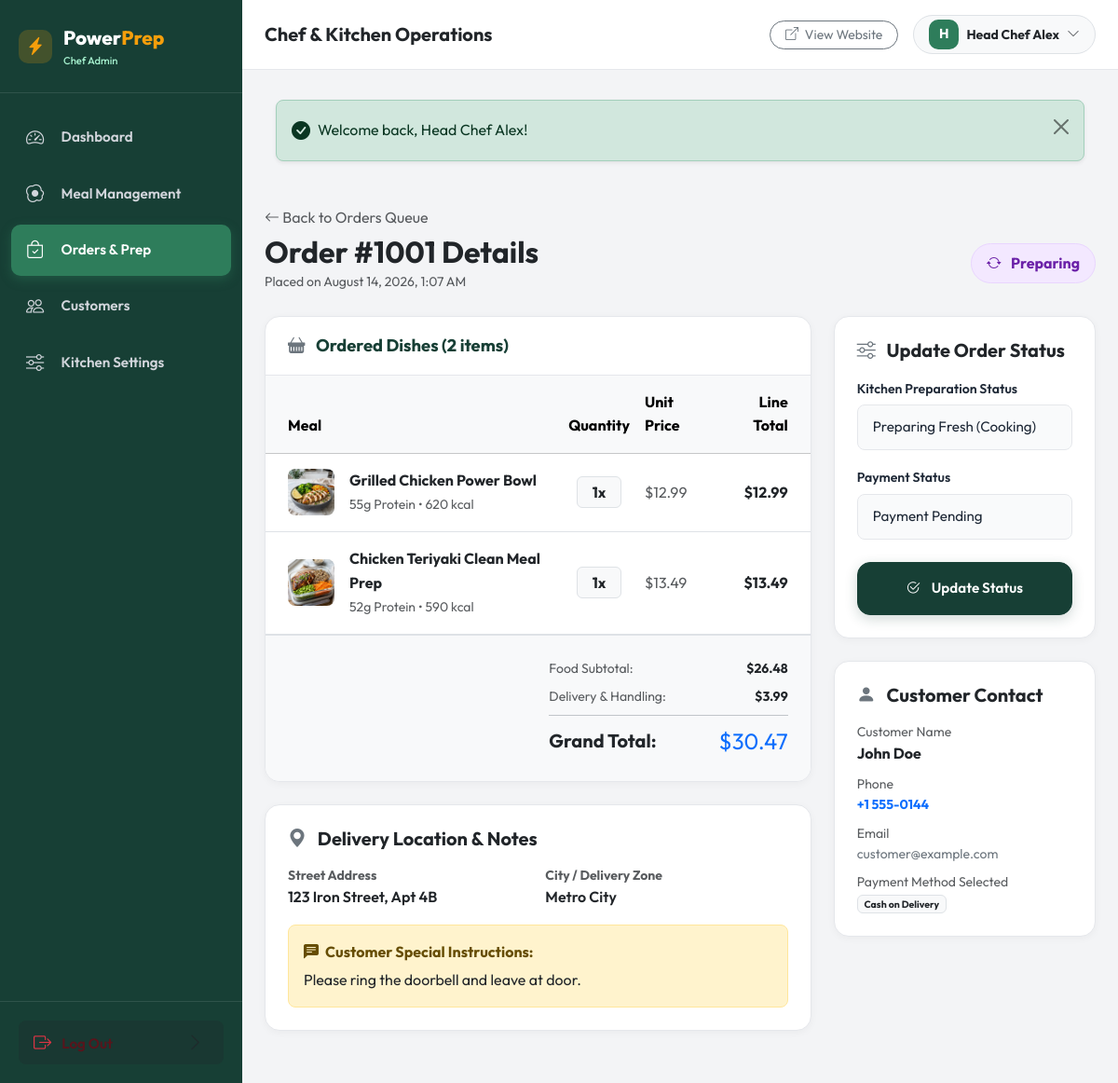
/admin/order-details.php?id=1001 (signed in), run on the app's committed database.
### tables this page shows
CREATE TABLE `orders` (
  `id` INT AUTO_INCREMENT PRIMARY KEY,
  `user_id` INT NULL,
  `customer_name` VARCHAR(100) NOT NULL,
  `customer_email` VARCHAR(120) NOT NULL,
  `customer_phone` VARCHAR(30) NOT NULL,
  `delivery_address` TEXT NOT NULL,
  `delivery_city` VARCHAR(80) NOT NULL,
  `delivery_instructions` TEXT NULL,
  `subtotal` DECIMAL(10,2) NOT NULL,
  `delivery_fee` DECIMAL(10,2) NOT NULL DEFAULT 3.99,
  `total` DECIMAL(10,2) NOT NULL,
  `payment_method` VARCHAR(50) NOT NULL DEFAULT 'Cash on Delivery',
  `payment_status` ENUM('Pending', 'Paid') NOT NULL DEFAULT 'Pending',
  `status` ENUM('Pending', 'Confirmed', 'Preparing', 'Ready', 'Out for Delivery', 'Delivered', 'Cancelled') NOT NULL DEFAULT 'Pending',
  `created_at` TIMESTAMP DEFAULT CURRENT_TIMESTAMP,
  `updated_at` TIMESTAMP DEFAULT CURRENT_TIMESTAMP ON UPDATE CURRENT_TIMESTAMP,
  FOREIGN KEY (`user_id`) REFERENCES `users`(`id`) ON DELETE SET NULL
);

CREATE TABLE `order_items` (
  `id` INT AUTO_INCREMENT PRIMARY KEY,
  `order_id` INT NOT NULL,
  `meal_id` INT NULL,
  `meal_name` VARCHAR(150) NOT NULL,
  `price` DECIMAL(10,2) NOT NULL,
  `quantity` INT NOT NULL DEFAULT 1,
  `subtotal` DECIMAL(10,2) NOT NULL,
  FOREIGN KEY (`order_id`) REFERENCES `orders`(`id`) ON DELETE CASCADE,
  FOREIGN KEY (`meal_id`) REFERENCES `meals`(`id`) ON DELETE SET NULL
);

CREATE TABLE `meals` (
  `id` INT AUTO_INCREMENT PRIMARY KEY,
  `name` VARCHAR(150) NOT NULL,
  `slug` VARCHAR(180) NOT NULL UNIQUE,
  `description` TEXT NOT NULL,
  `category` VARCHAR(50) NOT NULL,
  `ingredients` TEXT NOT NULL,
  `allergens` VARCHAR(255) DEFAULT 'None',
  `image` VARCHAR(255) NOT NULL,
  `price` DECIMAL(10,2) NOT NULL,
  `calories` INT NOT NULL,
  `protein` INT NOT NULL,
  `carbs` INT NOT NULL,
  `fat` INT NOT NULL,
  `fiber` INT NOT NULL DEFAULT 0,
  `preparation_time` VARCHAR(50) NOT NULL DEFAULT '20-25 mins',
  `is_available` TINYINT(1) NOT NULL DEFAULT 1,
  `is_featured` TINYINT(1) NOT NULL DEFAULT 0,
  `created_at` TIMESTAMP DEFAULT CURRENT_TIMESTAMP,
  `updated_at` TIMESTAMP DEFAULT CURRENT_TIMESTAMP ON UPDATE CURRENT_TIMESTAMP
);

### admin/order-details.php (the view, shortened to what this page needs)
<?php
require_once __DIR__ . '/../config/database.php';
require_once __DIR__ . '/../includes/functions.php';
$order_id = (int)($_GET['id'] ?? 0);
$stmt = $pdo->prepare("SELECT * FROM orders WHERE id = ?");
$stmt->execute([$order_id]);
$order = $stmt->fetch();
$stmt_items = $pdo->prepare("
    SELECT oi.*, m.image, m.category, m.protein, m.calories
    FROM order_items oi
    LEFT JOIN meals m ON oi.meal_id = m.id
    WHERE oi.order_id = ?
");
$stmt_items->execute([$order_id]);
$items = $stmt_items->fetchAll();
require_once __DIR__ . '/includes/header.php';
?>
<div class="mb-4">
  <div class="d-flex align-items-center gap-2 mb-1">
    <a href="orders.php" class="text-muted"><i class="bi bi-arrow-left"></i> Back to Orders Queue</a>
  </div>
  <div class="d-flex flex-column flex-md-row justify-content-between align-items-md-center gap-3">
    <div>
      <h2 class="fw-bold text-dark mb-0">Order #<?= $order['id'] ?> Details</h2>
      <small class="text-muted">Placed on <?= date('F j, Y, g:i A', strtotime($order['created_at'])) ?></small>
    </div>
    <div>
      <span class="status-pill fs-6 px-3 py-2 status-<?= strtolower(str_replace(' ', '-', $order['status'])) ?>">
        <i class="bi bi-arrow-repeat me-1"></i> <?= e($order['status']) ?>
      </span>
    </div>
  </div>
</div>
<div class="row g-4">
  <div class="col-lg-8">
    <div class="admin-card mb-4">
      <div class="admin-card-header">
        <h5 class="admin-card-title"><i class="bi bi-basket-fill text-secondary me-2"></i> Ordered Dishes (<?= count($items) ?> items)</h5>
      </div>
      <div class="admin-card-body p-0">
        <div class="table-responsive">
          <table class="table align-middle mb-0">
            <thead class="table-light">
              <tr>
                <th class="ps-4 py-3">Meal</th>
                <th class="py-3 text-center">Quantity</th>
                <th class="py-3">Unit Price</th>
                <th class="pe-4 py-3 text-end">Line Total</th>
              </tr>
            </thead>
            <tbody>
              <?php foreach ($items as $item): ?>
                <tr>
                  <td class="ps-4 py-3">
                    <div class="d-flex align-items-center gap-3">
                      <?php if (!empty($item['image'])): ?>
                        <img src="../uploads/meals/<?= e($item['image']) ?>" alt="" class="rounded-3 shadow-xs" style="width: 50px; height: 50px; object-fit: cover;" onerror="this.src='../uploads/meals/grilled_chicken_bowl.jpg'">
                      <?php endif; ?>
                      <div>
                        <strong class="text-dark d-block"><?= e($item['meal_name']) ?></strong>
                        <?php if (!empty($item['protein'])): ?>
                          <small class="text-muted"><?= (int)$item['protein'] ?>g Protein • <?= (int)$item['calories'] ?> kcal</small>
                        <?php endif; ?>
                      </div>
                    </div>
                  </td>
                  <td class="py-3 text-center">
                    <span class="badge bg-light text-dark border px-3 py-2 fs-6"><?= $item['quantity'] ?>x</span>
                  </td>
                  <td class="py-3 text-muted"><?= format_price($item['price']) ?></td>
                  <td class="pe-4 py-3 text-end fw-bold text-dark"><?= format_price($item['subtotal']) ?></td>
                </tr>
              <?php endforeach; ?>
            </tbody>
          </table>
        </div>
        <div class="p-4 border-top bg-light">
          <div class="row justify-content-end">
            <div class="col-md-6">
              <div class="d-flex justify-content-between mb-2 small">
                <span class="text-muted">Food Subtotal:</span>
                <span class="fw-bold text-dark"><?= format_price($order['subtotal']) ?></span>
              </div>
              <div class="d-flex justify-content-between mb-2 small">
                <span class="text-muted">Delivery & Handling:</span>
                <span class="fw-bold text-dark"><?= format_price($order['delivery_fee']) ?></span>
              </div>
              <hr class="my-2">
              <div class="d-flex justify-content-between align-items-center">
                <span class="fw-bold text-dark fs-5">Grand Total:</span>
                <span class="fs-4 fw-extrabold text-primary"><?= format_price($order['total']) ?></span>
              </div>
            </div>
          </div>
        </div>
      </div>
    </div>
    <div class="admin-card p-4">
      <h5 class="fw-bold text-dark mb-3"><i class="bi bi-geo-alt-fill text-secondary me-2"></i> Delivery Location & Notes</h5>
      <div class="row g-3">
        <div class="col-md-6">
          <label class="small text-muted fw-bold d-block">Street Address</label>
          <p class="text-dark fw-semibold mb-0"><?= e($order['delivery_address']) ?></p>
        </div>
        <div class="col-md-6">
          <label class="small text-muted fw-bold d-block">City / Delivery Zone</label>
          <p class="text-dark fw-semibold mb-0"><?= e($order['delivery_city']) ?></p>
        </div>
        <?php if (!empty($order['delivery_instructions'])): ?>
          <div class="col-12">
            <div class="p-3 bg-warning-subtle rounded-3 border border-warning-subtle">
              <strong class="text-warning-emphasis d-block mb-1"><i class="bi bi-chat-left-text-fill me-1"></i> Customer Special Instructions:</strong>
              <div class="text-dark"><?= nl2br(e($order['delivery_instructions'])) ?></div>
            </div>
          </div>
        <?php endif; ?>
      </div>
    </div>
  </div>
  <div class="col-lg-4">
    <div class="admin-card p-4 mb-4">
      <h5 class="fw-bold text-dark mb-3"><i class="bi bi-sliders text-secondary me-2"></i> Update Order Status</h5>
      <form method="POST" action="order-details.php?id=<?= $order['id'] ?>">
        <div class="mb-3">
          <label class="form-label-custom">Kitchen Preparation Status</label>
          <select name="status" class="form-select form-control-custom">
            <option value="Preparing" <?= $order['status'] === 'Preparing' ? 'selected' : '' ?>>Preparing Fresh (Cooking)</option>
          </select>
        </div>
        <div class="mb-4">
          <label class="form-label-custom">Payment Status</label>
          <select name="payment_status" class="form-select form-control-custom">
            <option value="Pending" <?= $order['payment_status'] === 'Pending' ? 'selected' : '' ?>>Payment Pending</option>
          </select>
        </div>
        <button type="submit" class="btn btn-primary-custom w-100 py-3">
          <i class="bi bi-check2-circle me-1"></i> Update Status
        </button>
      </form>
    </div>
    <div class="admin-card p-4">
      <h5 class="fw-bold text-dark mb-3"><i class="bi bi-person-fill text-secondary me-2"></i> Customer Contact</h5>
      <div class="d-flex flex-column gap-2 small">
        <div>
          <span class="text-muted d-block">Customer Name</span>
          <strong class="text-dark fs-6"><?= e($order['customer_name']) ?></strong>
        </div>
        <div>
          <span class="text-muted d-block">Phone</span>
          <a href="tel:<?= e($order['customer_phone']) ?>" class="text-primary fw-bold"><?= e($order['customer_phone']) ?></a>
        </div>
        <div>
          <span class="text-muted d-block">Email</span>
          <a href="mailto:<?= e($order['customer_email']) ?>" class="text-secondary"><?= e($order['customer_email']) ?></a>
        </div>
        <div>
          <span class="text-muted d-block">Payment Method Selected</span>
          <span class="badge bg-light text-dark border"><?= e($order['payment_method']) ?></span>
        </div>
      </div>
    </div>
  </div>
</div>
<?php require_once __DIR__ . '/includes/footer.php'; ?>

### assets/css/admin.css (style rules this page uses)
:root { --admin-sidebar-bg: #173F35; --admin-sidebar-hover: #1f5245; --admin-sidebar-active: #2E7D5B; --admin-bg: #f3f4f6; --admin-card-bg: #ffffff; --admin-text: #1f2937; --admin-text-muted: #6b7280; --admin-border: #e5e7eb; }
body.admin-body { background-color: var(--admin-bg); font-family: 'Outfit', 'Inter', -apple-system, BlinkMacSystemFont, sans-serif; color: var(--admin-text); overflow-x: hidden; }
.admin-card { background: #ffffff; border-radius: 16px; border: 1px solid var(--admin-border); box-shadow: 0 2px 8px rgba(0,0,0,0.04); margin-bottom: 1.5rem; overflow: hidden; }
.admin-card-header { padding: 1.25rem 1.5rem; border-bottom: 1px solid var(--admin-border); display: flex; align-items: center; justify-content: space-between; }
.admin-card-title { font-size: 1.15rem; font-weight: 700; margin: 0; color: #173F35; }
.admin-card-body { padding: 1.5rem; }
.status-pill { padding: 0.35rem 0.85rem; border-radius: 999px; font-size: 0.78rem; font-weight: 700; display: inline-flex; align-items: center; gap: 0.4rem; }
.status-preparing { background: #f3e8ff; color: #6b21a8; border: 1px solid #e9d5ff; }

### assets/css/style.css (style rules this page uses)
:root { --primary: #173F35; --primary-hover: #12332a; --primary-light: #e8f3ef; --secondary: #2E7D5B; --secondary-hover: #246448; --accent: #F59E0B; --accent-hover: #d97706; --accent-light: #fef3c7; --bg-main: #F7F8F5; --bg-card: #FFFFFF; --text-main: #1F2937; --text-muted: #6B7280; --border-color: #E5E7EB; --protein-color: #3B82F6; --carbs-color: #F59E0B; --fat-color: #EF4444; --calories-color: #10B981; --radius-sm: 8px; --radius-md: 14px; --radius-lg: 20px; --radius-xl: 28px; --shadow-sm: 0 2px 8px rgba(23, 63, 53, 0.04); --shadow-md: 0 8px 24px rgba(23, 63, 53, 0.08); --shadow-lg: 0 16px 36px rgba(23, 63, 53, 0.12); --shadow-hover: 0 20px 40px rgba(23, 63, 53, 0.16); --transition: all 0.25s cubic-bezier(0.4, 0, 0.2, 1); }
* { box-sizing: border-box; margin: 0; padding: 0; }
body { font-family: 'Outfit', 'Inter', -apple-system, BlinkMacSystemFont, 'Segoe UI', Roboto, sans-serif; background-color: var(--bg-main); color: var(--text-main); line-height: 1.6; min-height: 100vh; display: flex; flex-direction: column; -webkit-font-smoothing: antialiased; }
a { color: var(--secondary); text-decoration: none; transition: var(--transition); }
img { max-width: 100%; height: auto; display: block; }
.btn-primary-custom { background: var(--primary); color: #ffffff; border: 1px solid var(--primary); padding: 0.75rem 1.6rem; border-radius: var(--radius-md); font-weight: 600; font-size: 0.95rem; display: inline-flex; align-items: center; justify-content: center; gap: 0.5rem; transition: var(--transition); box-shadow: 0 4px 14px rgba(23, 63, 53, 0.2); }
.form-control-custom { background: #f9fafb; border: 1.5px solid var(--border-color); border-radius: var(--radius-sm); padding: 0.75rem 1rem; font-size: 0.95rem; color: var(--text-main); transition: var(--transition); }
.form-label-custom { font-weight: 600; font-size: 0.88rem; color: var(--text-main); margin-bottom: 0.4rem; }

### data on the page
orders: id "1001", created_at "August 14, 2026, 1:07 AM", status "Preparing", subtotal "$26.48", delivery_fee "$3.99", total "$30.47", delivery_address "123 Iron Street, Apt 4B", delivery_city "Metro City", delivery_instructions "Please ring the doorbell and leave at door.", status "Preparing Fresh (Cooking)", payment_status "Payment Pending", customer_name "John Doe", customer_phone "+1 555-0144", customer_email "customer@example.com", payment_method "Cash on Delivery"
order_items: meal.image (picture), meal_name "Grilled Chicken Power Bowl", meal.protein "55", meal.calories "620", quantity "1", price "$12.99", subtotal "$12.99"
order_items: meal.image (picture), meal_name "Chicken Teriyaki Clean Meal Prep", meal.protein "52", meal.calories "590", quantity "1", price "$13.49", subtotal "$13.49"

### other printed values
substr($current_user['name'], 0, 1) "H"
$current_user['name'] "Head Chef Alex"
$text "Welcome back, Head Chef Alex!"
count($items) "2"
